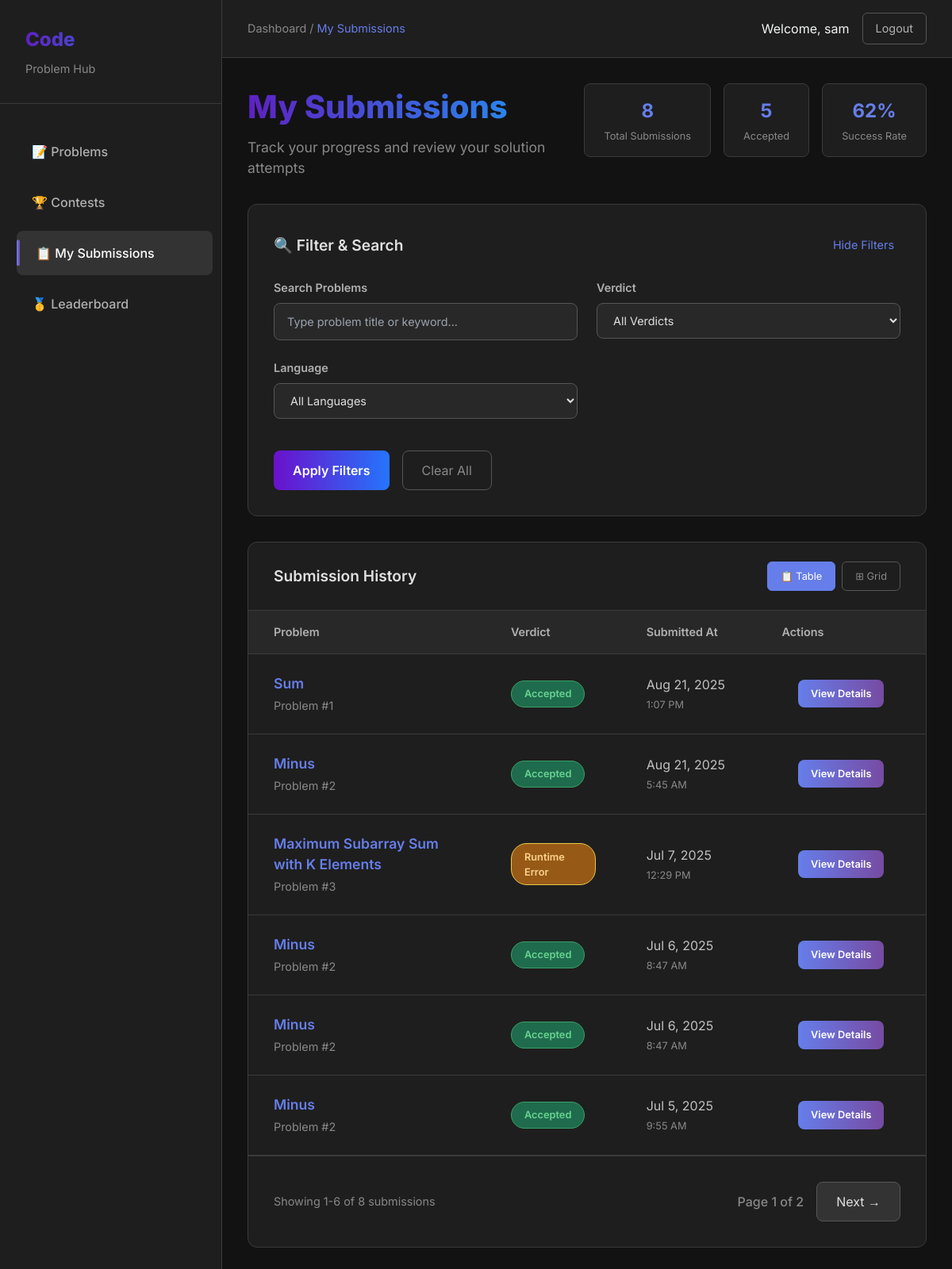
Screenshot of /submissions/history/ (signed in) with the database file from the repository.
### submissions/models.py (models this page shows, shortened)
class Submission(models.Model):
    STATUS_CHOICES = [
        ('Accepted', 'Accepted'),
        ('Wrong Answer', 'Wrong Answer'),
        ('Time Limit Exceeded', 'Time Limit Exceeded'),
        ('Runtime Error', 'Runtime Error'),
    ]
    user = models.ForeignKey(User, on_delete=models.CASCADE)
    problem = models.ForeignKey(Problem, on_delete=models.CASCADE)
    code = models.TextField()
    language = models.CharField(max_length=20, default='python')
    created_at = models.DateTimeField(auto_now_add=True)
    verdict = models.CharField(max_length=20, choices=STATUS_CHOICES)
    output = models.TextField()
    error = models.TextField()

### problems/models.py (models this page shows, shortened)
class Problem(models.Model):
    DIFFICULTY_CHOICES = [
        ('Easy', 'Easy'),
        ('Medium', 'Medium'),
        ('Hard', 'Hard'),
    ]
    title = models.CharField(max_length=200)
    description = models.TextField()
    input_description = models.TextField()
    output_description = models.TextField()
    constraints = models.TextField()
    sample_input = models.TextField()
    sample_output = models.TextField()
    difficulty = models.CharField(max_length=10, choices=DIFFICULTY_CHOICES)
    tags = models.ManyToManyField(Tag, related_name='problems')
    slug = models.SlugField(unique=True)

### submissions/views.py (the view)
# urls.py: path('history/', views.submission_history, name='submission_history'),
@login_required
def submission_history(request):
    submissions = Submission.objects.filter(user=request.user).order_by('-created_at')
    paginator = Paginator(submissions, 6)
    page_number = request.GET.get('page')
    page_obj = paginator.get_page(page_number)
    if User.is_authenticated:
        total_submissions = submissions.count()
        accepted_count = submissions.filter(verdict='Accepted').count()
    else:
        total_submissions = 0
        accepted_count = 0
    percent_accepted = int(accepted_count / total_submissions * 100) if total_submissions > 0 else 0
    return render(request, 'submissions/history.html', {
        'submissions': page_obj,
        'total_submissions': total_submissions,
        'accepted_count': accepted_count,
        'percent_accepted': percent_accepted,
        })

### templates/submissions/history.html (shortened to what this page needs)
<!DOCTYPE html>
<html lang="en">
<head>
    <script src="https://cdn.tailwindcss.com"></script>
</head>
<body class="bg-gray-900 text-gray-100">
    <div class="main-container">
        <aside class="sidebar" id="sidebar">
            <div class="sidebar-header">
                <div class="sidebar-title">Code</div>
                <div class="sidebar-subtitle">Problem Hub</div>
            </div>
            <nav>
                <a href="/">📝 Problems</a>
                <a href="/contests/">🏆 Contests</a>
                <a href="/submissions/history/" class="active">📋 My Submissions</a>
                <a href="/submissions/leaderboard/">🥇 Leaderboard</a>
            </nav>
        </aside>
        <div style="flex: 1;">
            <header class="top-header">
                <div class="breadcrumb">
                    Dashboard / <span>My Submissions</span>
                </div>
                <div class="user-actions">
                    {% if user.is_authenticated %}
                        <span>Welcome, {{ user.username }}</span>
                        <a href="/logout/">Logout</a>
                    {% else %}
                        <a href="/login/">Login</a>
                        <a href="/register/">Sign Up</a>
                    {% endif %}
                </div>
            </header>
            <main class="content-area">
                <div class="content-header">
                    <div class="page-title-section">
                        <h1 class="page-title">My Submissions</h1>
                        <p class="page-subtitle">Track your progress and review your solution attempts</p>
                    </div>
                    <div class="stats-section">
                        <div class="stat-card">
                            <div class="stat-number" id="totalSubmissions">{{total_submissions}}</div>
                            <div class="stat-label">Total Submissions</div>
                        </div>
                        <div class="stat-card">
                            <div class="stat-number" id="acceptedSubmissions">{{accepted_count}}</div>
                            <div class="stat-label">Accepted</div>
                        </div>
                        <div class="stat-card">
                            <div class="stat-number" id="acceptanceRate">{{percent_accepted}}%</div>
                            <div class="stat-label">Success Rate</div>
                        </div>
                    </div>
                </div>
                <div class="filter-panel">
                    <div class="filter-header">
                        <h2 class="filter-title">🔍 Filter & Search</h2>
                        <button class="filter-toggle" onclick="toggleFilters()">Hide Filters</button>
                    </div>
                    <form id="filterForm" class="filter-grid">
                        <div class="filter-group">
                            <label for="search">Search Problems</label>
                            <input type="text" name="search" id="search" placeholder="Type problem title or keyword..." value="">
                        </div>
                        <div class="filter-group">
                            <label for="verdict">Verdict</label>
                            <select name="verdict" id="verdict">
                                <option value="">All Verdicts</option>
                            </select>
                        </div>
                        <div class="filter-group">
                            <label for="language">Language</label>
                            <select name="language" id="language">
                                <option value="">All Languages</option>
                            </select>
                        </div>
                        <div class="filter-actions">
                            <button type="button" class="filter-button" onclick="applyFilters()">Apply Filters</button>
                            <button type="button" class="clear-button" onclick="clearFilters()">Clear All</button>
                        </div>
                    </form>
                </div>
                <div class="submissions-container">
                    <div class="submissions-header">
                        <h2 class="submissions-title">Submission History</h2>
                        <div class="view-toggle">
                            <button class="view-button active" onclick="switchView('table')">📋 Table</button>
                            <button class="view-button" onclick="switchView('grid')">⊞ Grid</button>
                        </div>
                    </div>
                    <div class="submissions-table-container" id="tableView">
                        <table class="submissions-table">
                            <thead>
                                <tr>
                                    <th style="width: 35%;">Problem</th>
                                    <th style="width: 20%;">Verdict</th>
                                    <th style="width: 20%;">Submitted At</th>
                                    <th style="width: 25%;">Actions</th>
                                </tr>
                            </thead>
                            <tbody id="submissionTableBody">
                                {% for submission in submissions %}
                                <tr>
                                    <td>
                                        <a href="{% url 'problem_detail' submission.problem.slug %}" class="problem-title-cell">{{ submission.problem.title }}</a>
                                        <div style="color: #888; font-size: 0.9rem; margin-top: 0.25rem;">
                                            Problem #{{ submission.problem.id }}
                                        </div>
                                    </td>
                                    <td>
                                        <span class="verdict-badge
                                            {% if submission.verdict == 'Accepted' %}verdict-accepted
                                            {% elif submission.verdict == 'Wrong Answer' %}verdict-wrong
                                            {% elif submission.verdict == 'Runtime Error' %}verdict-runtime-error
                                            {% elif submission.verdict == 'Time Limit Exceeded' %}verdict-tle
                                            {% else %}verdict-other
                                            {% endif %}">
                                            {{ submission.verdict }}
                                        </span>
                                    </td>
                                    <td style="color: #c0c0c0;">
                                        {{ submission.created_at|date:"M j, Y" }}<br>
                                        <span style="color: #888; font-size: 0.8rem;">{{ submission.created_at|time:"g:i A" }}</span>
                                    </td>
                                    <td class="actions-cell">
                                        <button
                                            onclick="showSubmissionDetails(
                                                `{{ submission.code|escapejs }}`,
                                                `{{ submission.output|default:''|escapejs }}`,
                                                `{{ submission.error|default:''|escapejs }}`,
                                                '{{ submission.problem.title|escapejs }}',
                                                '{{ submission.verdict|escapejs }}',
                                                '{{ submission.created_at|escapejs }}'
                                            )"
                                            class="view-details-btn"
                                        >
                                            View Details
                                        </button>
                                    </td>
                                </tr>
                                {% endfor %}
                            </tbody>
                        </table>
                    </div>
                    <div class="pagination-container">
                        <div class="pagination-info">
                            Showing {{ submissions.start_index }}-{{ submissions.end_index }} of {{ submissions.paginator.count }} submissions
                        </div>
                        <div class="pagination-controls">
                            <span>Page {{ submissions.number }} of {{ submissions.paginator.num_pages }}</span>
                            {% if submissions.has_next %}
                                <a href="?page={{ submissions.next_page_number }}">
                                    Next →
                                </a>
                            {% endif %}
                        </div>
                    </div>
                </div>
            </main>
        </div>
    </div>
</body>
</html>

### rows the page displays
Submission: problem "Sum", problem.id "1", verdict "Accepted", created_at "Aug 21, 2025", created_at "1:07 PM"
Submission: problem "Minus", problem.id "2", verdict "Accepted", created_at "Aug 21, 2025", created_at "5:45 AM"
Submission: problem "Maximum Subarray Sum with K Elements", problem.id "3", verdict "Runtime Error", created_at "Jul 7, 2025", created_at "12:29 PM"
Submission: problem "Minus", problem.id "2", verdict "Accepted", created_at "Jul 6, 2025", created_at "8:47 AM"
Submission: problem "Minus", problem.id "2", verdict "Accepted", created_at "Jul 6, 2025", created_at "8:47 AM"
Submission: problem "Minus", problem.id "2", verdict "Accepted", created_at "Jul 5, 2025", created_at "9:55 AM"

### other values shown
{{ user.username }} "sam"
{{ total_submissions }} "8"
{{ accepted_count }} "5"
{{ percent_accepted }} "62"
{{ submissions.start_index }} "1"
{{ submissions.end_index }} "6"
{{ submissions.paginator.count }} "8"
{{ submissions.number }} "1"
{{ submissions.paginator.num_pages }} "2"
